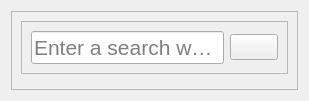
            <widget class="QWidget" name="users">
             <layout class="QVBoxLayout" name="verticalLayout_5">
              <item>
               <widget class="QFrame" name="users_frame">
                <property name="frameShape">
                 <enum>QFrame::StyledPanel</enum>
                </property>
                <property name="frameShadow">
                 <enum>QFrame::Raised</enum>
                </property>
                <layout class="QVBoxLayout" name="verticalLayout_6">
                 <item>
                  <widget class="QFrame" name="frame_7">
                   <property name="sizePolicy">
                    <sizepolicy hsizetype="Preferred" vsizetype="Minimum">
                     <horstretch>0</horstretch>
                     <verstretch>0</verstretch>
                    </sizepolicy>
                   </property>
                   <property name="frameShape">
                    <enum>QFrame::StyledPanel</enum>
                   </property>
                   <property name="frameShadow">
                    <enum>QFrame::Raised</enum>
                   </property>
                   <layout class="QHBoxLayout" name="horizontalLayout_6">
                    <item>
                     <widget class="QLineEdit" name="users_frame_search_entry">
                      <property name="font">
                       <font>
                        <pointsize>16</pointsize>
                       </font>
                      </property>
                      <property name="placeholderText">
                       <string>Enter a search word.</string>
                      </property>
                     </widget>
                    </item>
                    <item>
                     <widget class="QPushButton" name="users_frame_search_button">
                      <property name="font">
                       <font>
                        <pointsize>11</pointsize>
                       </font>
                      </property>
                      <property name="text">
                       <string/>
                      </property>
                      <property name="icon">
                       <iconset resource="icons.qrc">
                        <normaloff>:/newPrefix/icons/search.png</normaloff>:/newPrefix/icons/search.png</iconset>
                      </property>
                      <property name="iconSize">
                       <size>
                        <width>32</width>
                        <height>24</height>
                       </size>
                      </property>
                     </widget>
                    </item>
                   </layout>
                  </widget>
                 </item>
                 <item>
                  <widget class="QFrame" name="frame_9">
                   <property name="sizePolicy">
                    <sizepolicy hsizetype="Preferred" vsizetype="Expanding">
                     <horstretch>0</horstretch>
                     <verstretch>0</verstretch>
                    </sizepolicy>
                   </property>
                   <property name="frameShape">
                    <enum>QFrame::StyledPanel</enum>
                   </property>
                   <property name="frameShadow">
                    <enum>QFrame::Raised</enum>
                   </property>
                   <widget class="QTableWidget" name="users_frame_tableWidget">
                    <property name="geometry">
                     <rect>
                      <x>10</x>
                      <y>0</y>
                      <width>691</width>
                      <height>400</height>
                     </rect>
                    </property>
                    <property name="sizePolicy">
                     <sizepolicy hsizetype="Preferred" vsizetype="Preferred">
                      <horstretch>0</horstretch>
                      <verstretch>0</verstretch>
                     </sizepolicy>
                    </property>
                    <property name="maximumSize">
                     <size>
                      <width>16777215</width>
                      <height>16777215</height>
                     </size>
                    </property>
                    <property name="font">
                     <font>
                      <pointsize>-1</pointsize>
                     </font>
                    </property>
                    <property name="styleSheet">
                     <string notr="true">font-size: 15px;</string>
                    </property>
                    <column>
                     <property name="text">
                      <string>Name</string>
                     </property>
                    </column>
                    <column>
                     <property name="text">
                      <string>Surname</string>
                     </property>
                    </column>
                    <column>
                     <property name="text">
                      <string>Telephone Number</string>
                     </property>
                    </column>
                    <column>
                     <property name="text">
                      <string>Card Number</string>
                     </property>
                    </column>
                    <column>
                     <property name="text">
                      <string>Balance</string>
                     </property>
                    </column>
                   </widget>
                  </widget>
                 </item>
                </layout>
               </widget>
              </item>
             </layout>
            </widget>
